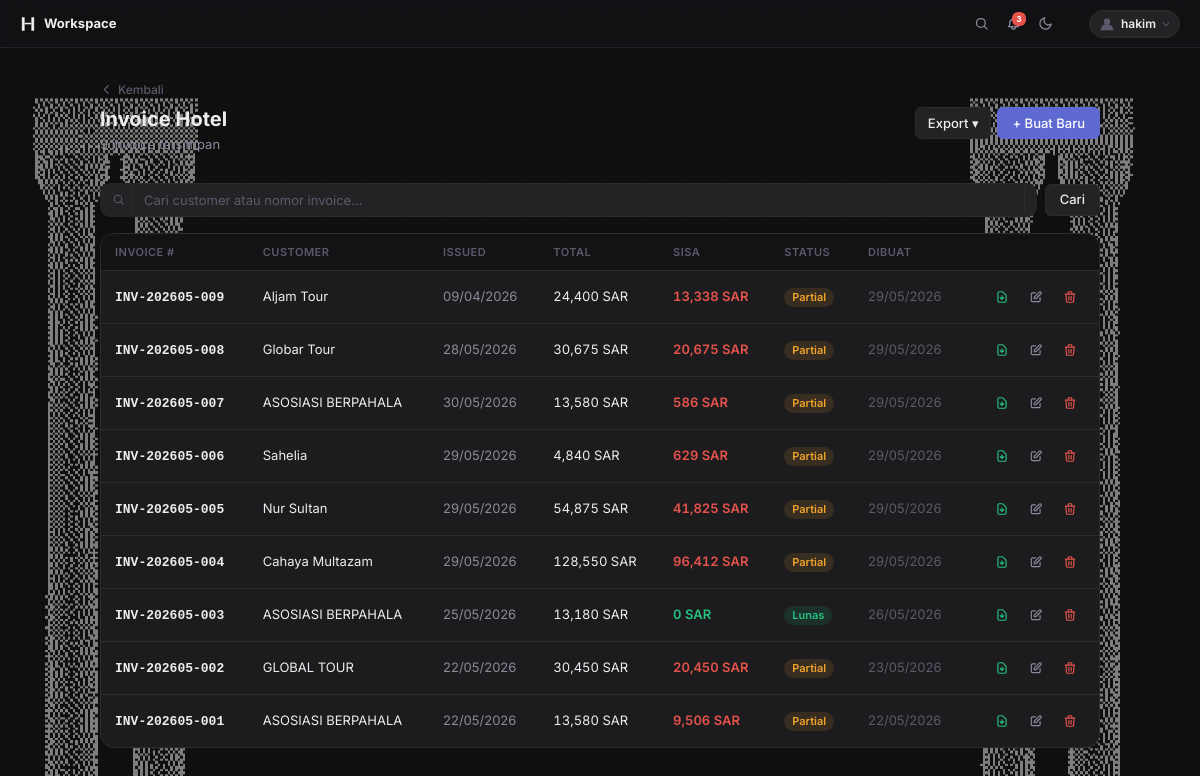
Screenshot of /invoice/ (signed in) with the database file from the repository.
### invoices/models.py (models this page shows, shortened)
class Invoice(models.Model):
    company = models.CharField(max_length=20, choices=COMPANY_CHOICES, default='konoz')
    client  = models.ForeignKey('Client', null=True, blank=True, on_delete=models.SET_NULL, related_name='invoices')
    invoice_type = models.CharField(max_length=20, choices=INVOICE_TYPE_CHOICES, default='hotel')
    invoice_number = models.CharField(max_length=100)
    customer_name = models.CharField(max_length=200)
    issued_date = models.DateField(null=True, blank=True)
    due_date = models.DateField(null=True, blank=True)
    currency = models.CharField(max_length=10, default='SAR')
    ai_summary = models.TextField(blank=True)
    created_at = models.DateTimeField(auto_now_add=True)
    updated_at = models.DateTimeField(auto_now=True)
    class Meta:
        ordering = ['-created_at']
    @property
    def total_sar(self):
        return sum(r.total_sar for r in self.reservations.all())
    @property
    def total_paid_sar(self):
        from .utils import convert_to_sar
        return sum(
            int(round(convert_to_sar(float(p.amount), p.currency, float(p.exchange_rate))))
            for p in self.payments.all()
        )
    @property
    def remaining_sar(self):
        return self.total_sar - self.total_paid_sar

class Reservation(models.Model):
    invoice = models.ForeignKey(Invoice, on_delete=models.CASCADE, related_name='reservations')
    reservation_number = models.CharField(max_length=100)
    hotel = models.CharField(max_length=200, blank=True)
    check_in = models.DateField(null=True, blank=True)
    check_out = models.DateField(null=True, blank=True)
    total_sar = models.PositiveIntegerField(default=0)

class Payment(models.Model):
    invoice = models.ForeignKey(Invoice, on_delete=models.CASCADE, related_name='payments')
    linked_number = models.CharField(max_length=100, blank=True)
    payment_date = models.DateField(null=True, blank=True)
    method = models.CharField(max_length=100, blank=True)
    amount = models.DecimalField(max_digits=14, decimal_places=2, default=0)
    currency = models.CharField(max_length=10, default='SAR')
    exchange_rate = models.DecimalField(max_digits=14, decimal_places=4, default=1)
    note = models.TextField(blank=True)
    proof = models.FileField(upload_to='payments/proof/', null=True, blank=True)

### invoices/views/invoice_views.py (the view)
# urls.py: path('invoice/', views.invoice_list, name='invoice_list'),
@login_required
def invoice_list(request):
    from datetime import date as _date, timedelta
    active_company = request.session.get("active_company")
    qs = Invoice.objects.filter(invoice_type="hotel")
    if active_company:
        qs = qs.filter(company=active_company)
    q = request.GET.get('q', '').strip()
    if q:
        qs = qs.filter(Q(customer_name__icontains=q) | Q(invoice_number__icontains=q))
    due_soon = request.GET.get('due_soon')
    if due_soon:
        threshold = _date.today() + timedelta(days=7)
        qs = qs.filter(due_date__lte=threshold, due_date__gte=_date.today())
    return _paginated_list(request, qs, "invoices/invoice/invoice_history.html", "invoices",
                           extra_ctx={"due_soon_filter": bool(due_soon)})

### invoices/utils.py (called while the page is built)
def convert_to_sar(amount, currency, exchange_rate):
    if currency == "SAR":
        return amount
    elif currency == "IDR":
        return amount / exchange_rate if exchange_rate != 0 else 0
    else:  # USD or others
        return amount * exchange_rate

### invoices/views/helpers.py (called while the page is built)
def _paginated_list(request, qs, template, context_key, extra_ctx=None):
    q = request.GET.get('q', '').strip()
    paginator = Paginator(qs, 20)
    page_obj = paginator.get_page(request.GET.get('page'))
    ctx = {
        context_key: page_obj,
        "page_obj": page_obj,
        "q": q,
        "total_count": qs.count(),
    }
    if extra_ctx:
        ctx.update(extra_ctx)
    return render(request, template, ctx)

### invoices/templates/invoices/invoice/invoice_history.html (shortened to what this page needs)
{% extends 'invoices/partials/_base.html' %}
{% load static humanize %}
{% block content %}
<div class="page">
  <div class="page-header">
    <div>
      <div class="page-title">Invoice Hotel</div>
      <div class="page-sub">{{ total_count }} invoice tersimpan</div>
    </div>
    <div style="display:flex;gap:6px;align-items:center;">
      <div class="export-dropdown">
        <button type="button" class="btn btn-secondary export-btn">Export ▾</button>
      </div>
      <a href="{% url 'invoice_new' %}" class="btn btn-primary" style="height:32px;padding:0 14px;font-size:13px;" data-shortcut="new">+ Buat Baru</a>
    </div>
  </div>
  <form method="get" class="filter-bar">
    <div class="search-wrap">
      <svg width="13" height="13" fill="none" stroke="currentColor" stroke-width="2" viewBox="0 0 24 24"><circle cx="11" cy="11" r="7"/><path stroke-linecap="round" d="M21 21l-4.35-4.35"/></svg>
      <input type="text" name="q" value="{{ q }}" placeholder="Cari customer atau nomor invoice…">
    </div>
    <button type="submit" class="btn btn-secondary">Cari</button>
  </form>
  <div class="card">
    {% if invoices %}
    <div class="table-wrap">
      <table>
        <thead>
          <tr>
            <th data-col="0">Invoice #</th>
            <th data-col="1">Customer</th>
            <th data-col="2">Issued</th>
            <th data-col="3">Total</th>
            <th data-col="4">Sisa</th>
            <th>Status</th>
            <th data-col="5">Dibuat</th>
            <th></th>
          </tr>
        </thead>
        <tbody>
          {% for inv in invoices %}
          <tr style="cursor:pointer;" onclick="location.href='{% url 'invoice_detail' inv.pk %}'">
            <td class="col-m-primary"><span class="copyable col-bold col-nowrap" onclick="copyText('{{ inv.invoice_number }}')" title="Klik untuk menyalin">{{ inv.invoice_number }}</span></td>
            <td class="col-m-secondary">{{ inv.customer_name }}</td>
            <td class="col-muted col-nowrap col-m-hide">{% if inv.issued_date %}{{ inv.issued_date|date:"d/m/Y" }}{% else %}—{% endif %}</td>
            <td class="mono col-nowrap col-m-hide">{{ inv.total_sar|floatformat:0|intcomma }} SAR</td>
            <td class="mono col-nowrap col-m-amount {% if inv.remaining_sar == 0 %}remaining-paid{% elif inv.remaining_sar > 0 %}remaining-unpaid{% endif %}">{{ inv.remaining_sar|floatformat:0|intcomma }} SAR</td>
            <td>
              {% if inv.remaining_sar == 0 %}
                <span class="badge badge-green">Lunas</span>
              {% elif inv.remaining_sar < inv.total_sar %}
                <span class="badge badge-yellow">Partial</span>
              {% else %}
                <span class="badge badge-red">Belum Bayar</span>
              {% endif %}
            </td>
            <td class="col-dim col-nowrap col-m-hide">{{ inv.created_at|date:"d/m/Y" }}</td>
            <td class="col-m-actions" onclick="event.stopPropagation()">
              <div style="display:flex;gap:4px;justify-content:flex-end;">
                <a href="{% url 'invoice_pdf' inv.pk %}" class="btn btn-ghost" style="width:30px;height:30px;padding:0;display:inline-flex;align-items:center;justify-content:center;color:var(--green);" title="Download PDF" target="_blank"><svg width="14" height="14" fill="none" stroke="currentColor" stroke-width="2" viewBox="0 0 24 24"><path stroke-linecap="round" stroke-linejoin="round" d="M12 10v6m0 0l-3-3m3 3l3-3m2 8H7a2 2 0 01-2-2V5a2 2 0 012-2h5.586a1 1 0 01.707.293l5.414 5.414a1 1 0 01.293.707V19a2 2 0 01-2 2z"/></svg></a>
                <a href="{% url 'invoice_edit' inv.pk %}" class="btn btn-ghost" style="width:30px;height:30px;padding:0;display:inline-flex;align-items:center;justify-content:center;" title="Edit"><svg width="14" height="14" fill="none" stroke="currentColor" stroke-width="2" viewBox="0 0 24 24"><path stroke-linecap="round" stroke-linejoin="round" d="M11 5H6a2 2 0 00-2 2v11a2 2 0 002 2h11a2 2 0 002-2v-5m-1.414-9.414a2 2 0 112.828 2.828L11.828 15H9v-2.828l8.586-8.586z"/></svg></a>
                <button type="button" class="btn btn-ghost" style="width:30px;height:30px;padding:0;display:inline-flex;align-items:center;justify-content:center;color:var(--red);" title="Hapus" onclick="showDeleteModal('{% url 'invoice_delete' inv.pk %}', '{{ inv.invoice_number|escapejs }}')"><svg width="14" height="14" fill="none" stroke="currentColor" stroke-width="2" viewBox="0 0 24 24"><path stroke-linecap="round" stroke-linejoin="round" d="M19 7l-.867 12.142A2 2 0 0116.138 21H7.862a2 2 0 01-1.995-1.858L5 7m5 4v6m4-6v6m1-10V4a1 1 0 00-1-1h-4a1 1 0 00-1 1v3M4 7h16"/></svg></button>
              </div>
            </td>
          </tr>
          {% endfor %}
        </tbody>
      </table>
    </div>
    {% endif %}
  </div>
</div>
{% endblock %}

### invoices/templates/invoices/partials/_base.html (shortened to what this page needs)
{% load static %}
<!DOCTYPE html>
<html lang="en" data-theme="dark">
<head>
  <link rel="stylesheet" href="{% static 'invoices/css/design.css' %}">
</head>
<body>
  <nav class="topbar">
    <a href="{% url 'home' %}" class="topbar-brand" data-shortcut="home">
  <svg width="16" height="16" viewBox="0 0 26 26" fill="none" xmlns="http://www.w3.org/2000/svg">
    <rect x="3" y="2" width="4.5" height="22" fill="currentColor"/>
    <rect x="18.5" y="2" width="4.5" height="22" fill="currentColor"/>
    <rect x="7.5" y="11" width="11" height="2.5" fill="currentColor"/>
  </svg>
  Workspace
</a>
    {% if user.is_authenticated %}
    <div class="topbar-right">
      <button type="button" id="btn-search" class="topbar-icon-btn" title="Cari (/)">
        <svg width="15" height="15" fill="none" stroke="currentColor" stroke-width="2" viewBox="0 0 24 24"><circle cx="11" cy="11" r="7"/><path stroke-linecap="round" d="M21 21l-4.35-4.35"/></svg>
      </button>
      <button type="button" class="topbar-icon-btn" id="btn-notif" title="Notifikasi">
        {% if due_soon_count %}<span class="notif-badge">{{ due_soon_count }}</span>{% endif %}
      </button>
      <button type="button" id="btn-theme" class="topbar-icon-btn" title="Ganti tema" onclick="toggleTheme()">
        <svg id="icon-moon" width="15" height="15" fill="none" stroke="currentColor" stroke-width="2" viewBox="0 0 24 24"><path stroke-linecap="round" stroke-linejoin="round" d="M21 12.79A9 9 0 1111.21 3a7 7 0 009.79 9.79z"/></svg>
      </button>
      <div class="account-wrap" id="account-wrap">
        <button type="button" id="btn-account" class="account-btn" aria-label="Akun">
          {% if user.profile.avatar %}
          <img src="{{ user.profile.avatar.url }}" class="account-avatar-img" alt="{{ user.username }}">
          {% else %}
          <svg class="account-avatar-default" width="18" height="18" viewBox="0 0 20 20" fill="none" xmlns="http://www.w3.org/2000/svg">
            <circle cx="10" cy="7.5" r="3.5" fill="currentColor"/>
            <path d="M3 17c0-3.866 3.134-7 7-7s7 3.134 7 7" fill="currentColor"/>
          </svg>
          {% endif %}
          <span class="account-username">{{ user.username }}</span>
          <svg class="account-chevron" width="10" height="10" fill="none" stroke="currentColor" stroke-width="2.5" viewBox="0 0 24 24"><path stroke-linecap="round" stroke-linejoin="round" d="M19 9l-7 7-7-7"/></svg>
        </button>
      </div>
    </div>
    {% endif %}
  </nav>
  {% block content %}{% endblock %}
</body>
</html>

### invoices/templates/invoices/partials/_base.html (style rules this page uses)
.page, .page-sm, .center-wrap, .card, .modal-overlay, #search-overlay { position: relative; z-index: 1; }

### rows the page displays
Invoice: invoice_number "INV-202605-009", customer_name "Aljam Tour", issued_date "09/04/2026", total_sar "24,400", remaining_sar "13,338", shows "Partial", created_at "29/05/2026"
Invoice: invoice_number "INV-202605-008", customer_name "Globar Tour", issued_date "28/05/2026", total_sar "30,675", remaining_sar "20,675", shows "Partial", created_at "29/05/2026"
Invoice: invoice_number "INV-202605-007", customer_name "ASOSIASI BERPAHALA", issued_date "30/05/2026", total_sar "13,580", remaining_sar "586", shows "Partial", created_at "29/05/2026"
Invoice: invoice_number "INV-202605-006", customer_name "Sahelia", issued_date "29/05/2026", total_sar "4,840", remaining_sar "629", shows "Partial", created_at "29/05/2026"
Invoice: invoice_number "INV-202605-005", customer_name "Nur Sultan", issued_date "29/05/2026", total_sar "54,875", remaining_sar "41,825", shows "Partial", created_at "29/05/2026"
Invoice: invoice_number "INV-202605-004", customer_name "Cahaya Multazam", issued_date "29/05/2026", total_sar "128,550", remaining_sar "96,412", shows "Partial", created_at "29/05/2026"
Invoice: invoice_number "INV-202605-003", customer_name "ASOSIASI BERPAHALA", issued_date "25/05/2026", total_sar "13,180", remaining_sar "0", shows "Lunas", created_at "26/05/2026"
Invoice: invoice_number "INV-202605-002", customer_name "GLOBAL TOUR", issued_date "22/05/2026", total_sar "30,450", remaining_sar "20,450", shows "Partial", created_at "23/05/2026"
Invoice: invoice_number "INV-202605-001", customer_name "ASOSIASI BERPAHALA", issued_date "22/05/2026", total_sar "13,580", remaining_sar "9,506", shows "Partial", created_at "22/05/2026"

### other values shown
{{ due_soon_count }} "3"
{{ user.username }} "hakim"
{{ total_count }} "9"
